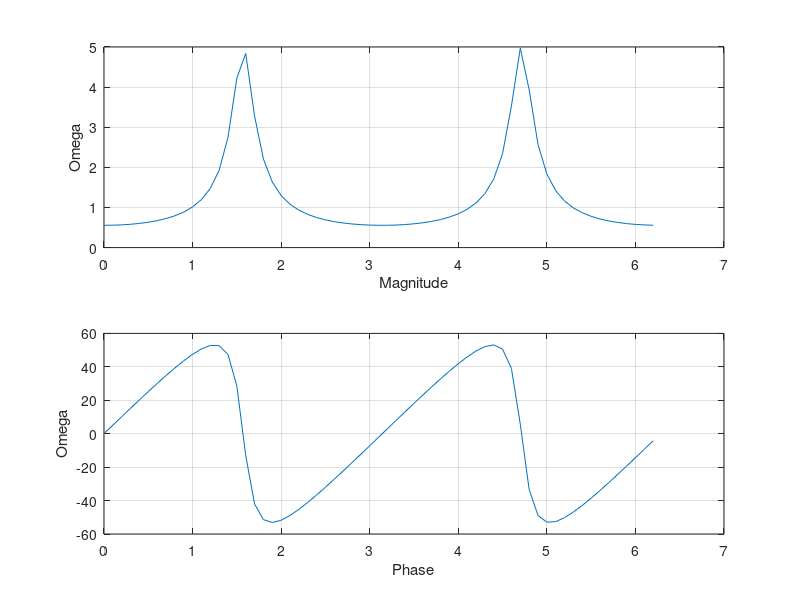

The MATLAB script that drew this image:
w = 0:0.1:2*pi;
a=0.8;
real=1+a*cos(2*w);
img=-a*sin(2*w);
magnitude = 1./sqrt(power(real,2)+power(img,2));
theta=-atan(img./real);
theta_degree=rad2deg(theta);

subplot(2,1,1)
plot(w,magnitude)
xlabel('Magnitude')
ylabel('Omega')
grid on;

subplot(2,1,2)
plot(w,theta_degree)
xlabel('Phase')
ylabel('Omega')
grid on;